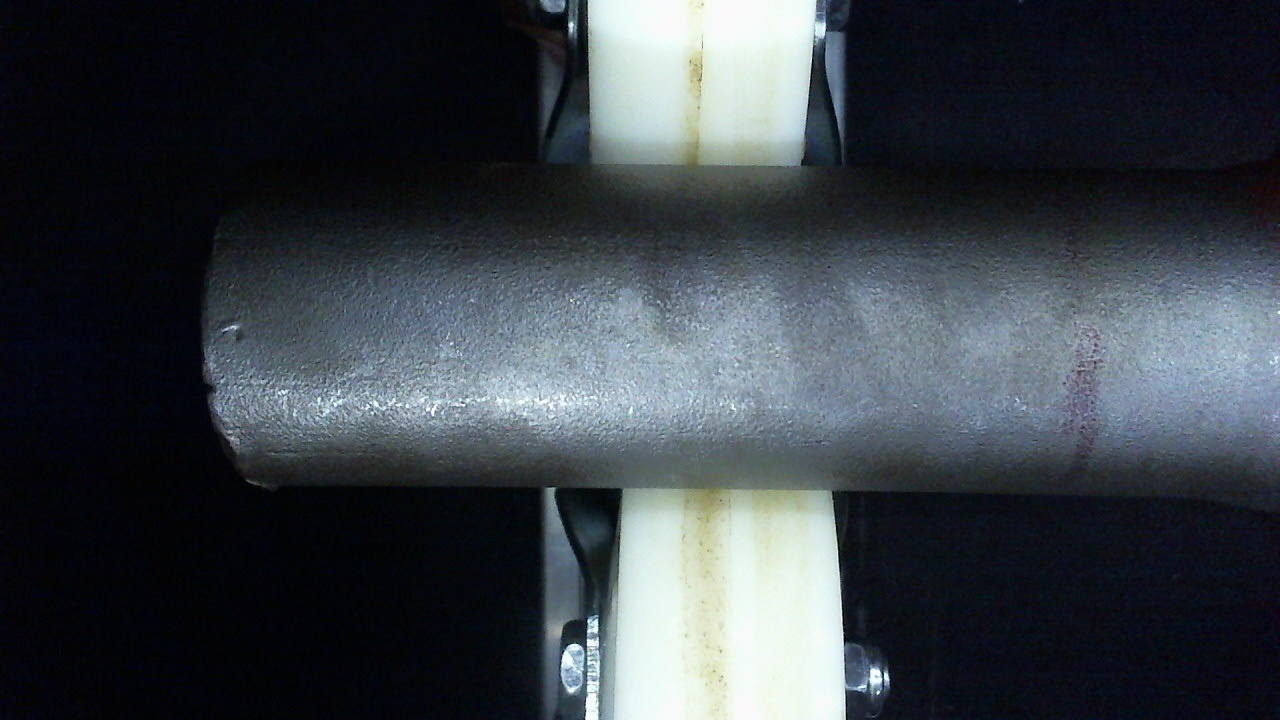
#> input picture image_processing/bfl/analysis/Webcam1705.jpg, 1280 x 720 px; its folder holds only this picture in this run
$ python -i find_dents_cam_3.py   (imports and definitions only)   (older library calls are emulated)
#> lines starting #> are read from the running program, lines starting #| are printed output that depends on the picture
import cv2
import numpy as np
from envision.convolution import convolve_sobel
import time
import os


kernel_list = []
# debug = True
debug = False
stack_img = []

# [4 lines left out: function showimage, not called in this run]


def custom_soften(image):

	# edges = cv2.Canny(img,100,200)
	# if debug:
	# 	showimage("canny",ed)

	# kernel = np.array((
	# 				[1,1,1,1,1],
	# 				[1,2,2,2,1],
	# 				[1,2,3,2,1],
	# 				[1,2,2,2,1],
	# 				[1,1,1,1,1]),dtype = "int")

	kernel = np.array((
				[1,1,1],
				[1,3,1],
				[1,1,1]),dtype = "int")
	kernel = kernel/9
	blur = cv2.filter2D(image,cv2.CV_8UC3,kernel)

	if debug:
		showimage("custom soften",blur)

	# [5 lines of commented-out code are left out]

	return blur


def test_for_lap(image):
	global stack_img

	image = cv2.medianBlur(image,7)
	# [6 lines of commented-out code are left out]

	sobel = convolve_sobel(img=image,
                   threshold=40,
                   sobel_kernel_left_right=True,
                   sobel_kernel_right_left=True,
                   sobel_kernel_top_bottom=False,
                   sobel_kernel_bottom_top=False,
                   sobel_kernel_diagonal_top_left=False,
                   sobel_kernel_diagonal_bottom_left=False,
                   sobel_kernel_diagonal_top_right=False,
                   sobel_kernel_diagonal_bottom_right=False)
	sobel = cv2.convertScaleAbs(sobel)

	if debug:
		showimage("sobel",sobel)


	gaus = cv2.GaussianBlur(sobel, (3,3), -1)

	if debug:
		showimage("Gaussian",gaus)

	_,thresh = cv2.threshold(gaus,200,255,cv2.THRESH_BINARY)

	if debug:
		showimage("thresh",thresh)

	stack_img = cv2.bitwise_or(stack_img,thresh)

	if debug:
		showimage("stack image",stack_img)


# [57 lines left out: function dynamic_crop, not called in this run]


def custom_filter(image,k):
	global stack_img
	# global image
	fimg = image.copy()
	# stack_img = []
	# for k in kernel_list:
		# print(k)
	fimg = cv2.filter2D(image,cv2.CV_8UC3,k)

	if debug:
		showimage("filtered",fimg)


	fimg = custom_soften(fimg)

	test_for_lap(fimg)


def continuous_gabor(image):
	"""  sigma: This parameter controls the width of the Gaussian envelope used in the Gabor kernel.4
		lambda:  is the wavelength of the sinusoidal factor in the above equation.
		Gamma:  controls the ellipticity of the gaussian. When gamma = 1, the gaussian envelope is circular.
		psi: This parameter controls the phase offset.

	"""
	# global kernel_list
	global stack_img

	stack_img = np.zeros_like(image)

	ksize = 9
	for theta in np.arange(0,np.pi,np.pi/8):
		kernel = cv2.getGaborKernel((ksize,ksize), 1.0, theta, 5.8, 0.5, 0, ktype = cv2.CV_32F)
		kernel /= 1.5*kernel.sum()
		# kernel_list.append(kernel)
		# print("**************theta**********::",theta)
		custom_filter(image,kernel)

	white_pixels = np.where(stack_img==255)
	white_pixel_value = len(white_pixels[0])
	print("white_pixels: ",white_pixel_value)


	# stack_img = custom_soften(stack_img)

	if white_pixel_value>50 and debug == True:
		showimage("final stack",stack_img)

	if 0:
		showimage("final stack",original_image)
		cv2.imshow("final stack",stack_img)
		cv2.waitKey(0)
		cv2.destroyAllWindows()
	# if debug:
	# 	showimage("final stack",original_image)

	return white_pixel_value


# [69 lines not run here, left out]

		# break

>>> import cv2
>>> picture = cv2.imread('analysis/Webcam1705.jpg')
#> picture is the input picture: shape (720, 1280, 3); mean B, G, R 69.6, 63.4, 57.1
#> the loop in continuous_gabor, `for theta in np.arange(0,np.pi,np.pi/8):` made 7 passes
#> pass 1, in custom_filter, `fimg = cv2.filter2D(image,cv2.CV_8UC3,k)`:
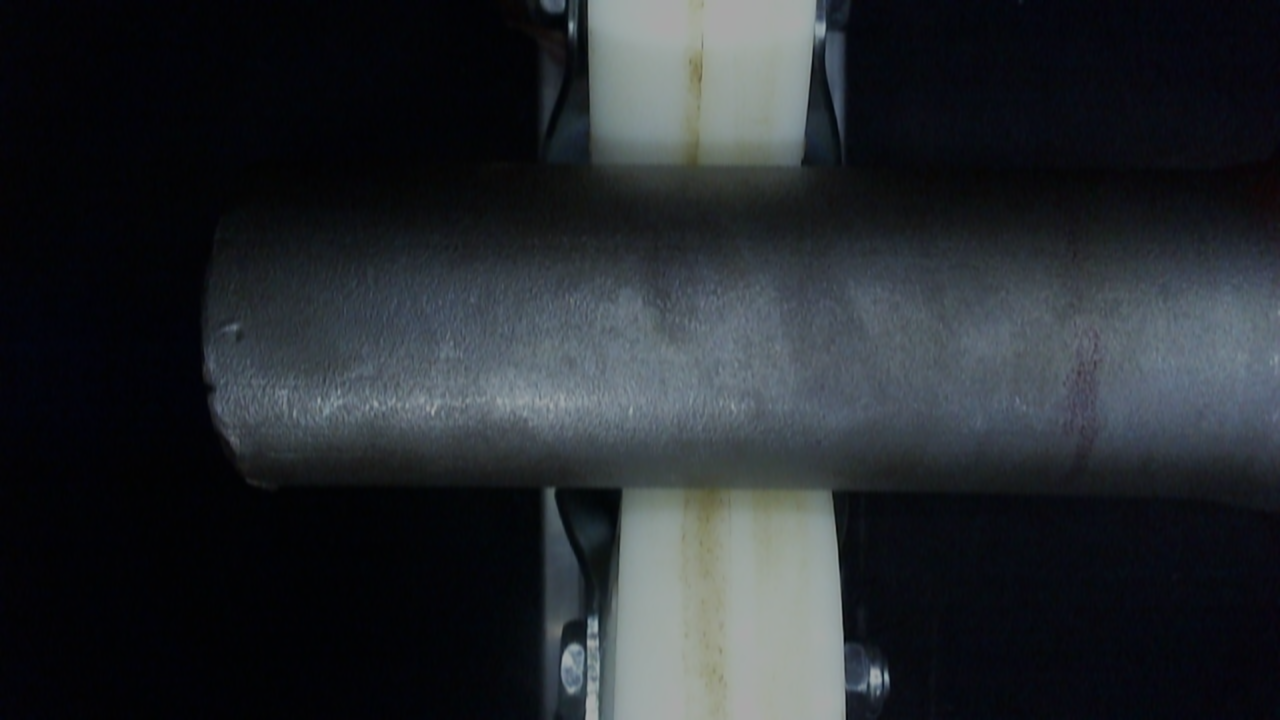
#> fimg: shape (720, 1280, 3); mean B, G, R 46.4, 42.2, 38.1
#> pass 1, in custom_soften, `blur = cv2.filter2D(image,cv2.CV_8UC3,kernel)`:
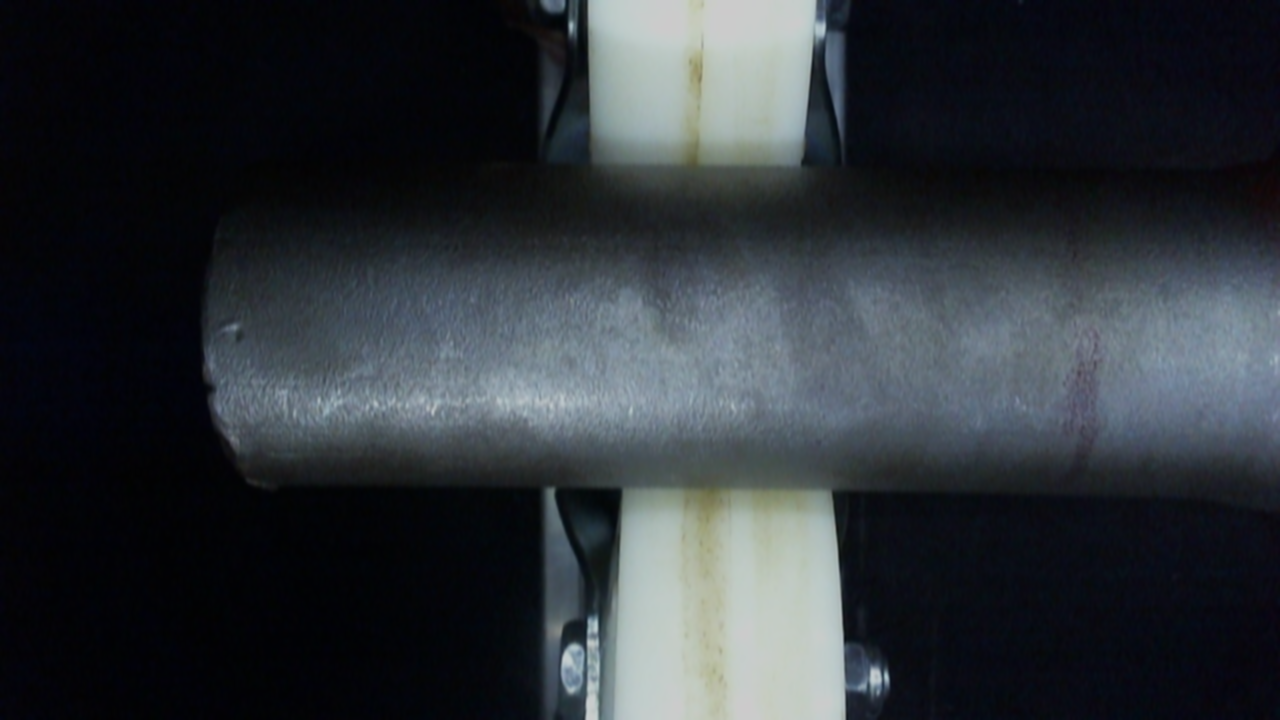
#> blur: shape (720, 1280, 3); mean B, G, R 56.7, 51.6, 46.6
#> (the run stopped early here; a loop or call above may not have finished)
